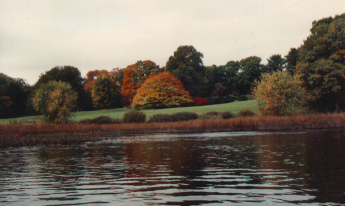
%> input picture Project/Images/autumn.tif, 345 x 206 px
$ octave adv_idealLP.m   (GNU Octave 9; MATLAB toolbox functions it lacks are replaced by stand-ins)
%> lines starting %> are read from the running program, lines starting %| are printed output that depends on the picture; in (x1, y1, x2, y2) boxes, pixels count from 0 and x2, y2 are one past the last pixel; in counts of white or black regions, pixels touching at a corner belong together; the program's own positions count from 1
% Clear Command Window, Workspace, close all Figures
clc;
clear;
close all;

% Read an image
[filename, filepath] = uigetfile({'*.*'}, 'Select an image');
%> the answer given: ../../../Project/Images/autumn.tif
a = imread(fullfile(filepath, filename));
%> a is the input picture: size 206x345x3 uint8; mean R, G, B 119.7, 110.2, 98.9

% Display the original image
figure, imshow(a);
title('Original Image');

% Handle RGB images
if ndims(a) == 3
    a = rgb2gray(a);
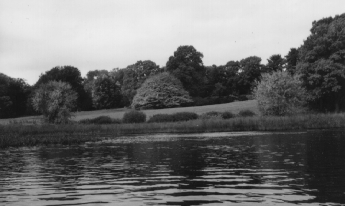
%> a: size 206x345 uint8; min 19, max 239, mean 111.7
end

a = imresize(a, [256,256]); % resize the image to whatever size you like
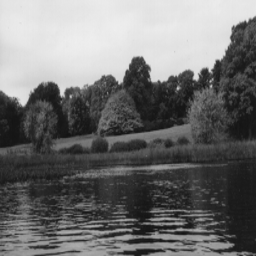
%> a: size 256x256 uint8; min 19, max 239, mean 111.7

% find the size
[r,c] = size(a);
%> r = 256; c = 256

% Apply Fourier Transform to the original image
im_f = fft2(a);

% Display image in the Fourier transform
figure, imshow(log(abs(im_f)), []);
%> after `imshow(log(abs(im_f)), [])`:
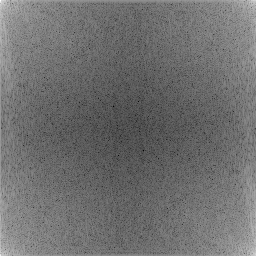
%> displayed picture: size 256x256, on the screen's scale of 0 to 255; min 0, max 255, mean 111.3
title('Fourier Transform');

% Shift image to the center
f_shift = fftshift(im_f);

% Display shifted image
figure, imshow(log(abs(f_shift)), []);
%> after `imshow(log(abs(f_shift)), [])`:
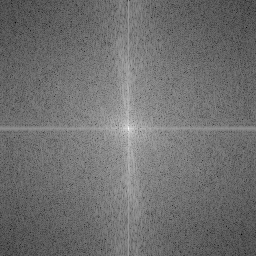
%> displayed picture: size 256x256, on the screen's scale of 0 to 255; min 0, max 255, mean 111.3; mean of the top-left, top-right, bottom-left and bottom-right quarters 111.2, 111, 110.9, 112.2
title('Shifted Image');

% Find the center of the frequancy domain
p = r ./ 2;
%> p = 128
q = c ./ 2;
%> q = 128

% Cut-off Frequancy
d0 = 35;

% Initialize ILPF
idealLP = zeros(c,r);

% Create ILPF
for i=1:r
    for j=1:c
        D = sqrt((i-p).^2 + (j-q).^2);
        idealLP(i,j) = D <= d0;
    end
end
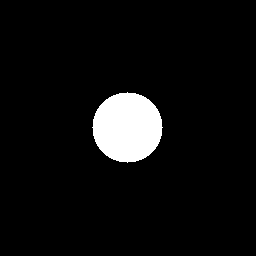
%> idealLP: size 256x256 double; values 0 (black) and 1 (white), 5.9% white; 1 white region, box (x1, y1, x2, y2) and area: (92, 92, 163, 163) 3853

% Display ILPF
figure, imshow(idealLP);
title('Ideal Low-Pass Filter');

% Display ILPF using meshc
figure, meshc(idealLP);
title('3D Ideal Low-Pass Filter');

% Convolve shifted image with ILPF
convolveF = f_shift .* idealLP;

% Shifted back the image
original_image = ifftshift(convolveF);

% Convert image to the spatial domain
RImage = abs(ifft2(original_image));
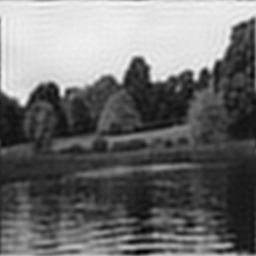
%> RImage: size 256x256 double; min 2.91, max 248.7, mean 111.7

% Display image in the spatial domain
figure, imshow(RImage, []);
title('Result Image');

$ run again, on Project/Images/canoe.tif
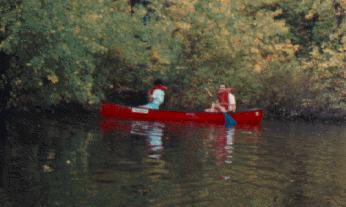
%> input picture Project/Images/canoe.tif, 346 x 207 px
%> `imshow(log(abs(f_shift)), [])`:
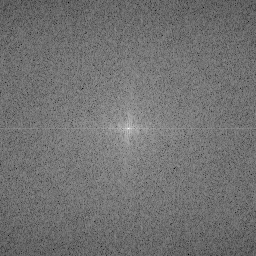
%> displayed picture: size 256x256, on the screen's scale of 0 to 255; min 0, max 255, mean 113.7; mean of the top-left, top-right, bottom-left and bottom-right quarters 113.1, 113.9, 114.1, 113.6
%> `RImage = abs(ifft2(original_image));`:
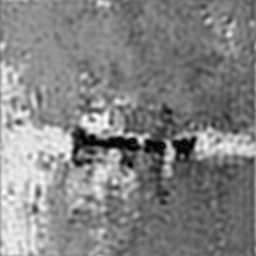
%> RImage: size 256x256 double; min 0.478, max 281.2, mean 145.4; drawn with min black and max white
